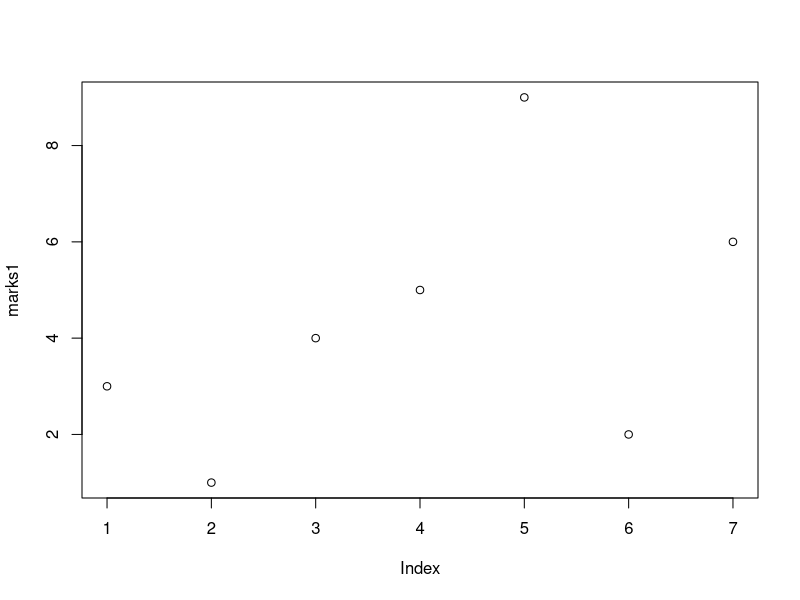

Source code (R):
#clustering

marks1=c(3,1,4,5,9,2,6)
marks= data.frame(marks1)
length(marks1)
plot(marks1)

k1=kmeans(marks,centers=2)
k1
cbind(marks,k1$cluster)
marks2=sample(1:10,size=7)
newmarks = data.frame(marks1,marks2)

k2= kmeans(newmarks,centers = 3)
k2
cbind(newmarks,k2$cluster)
